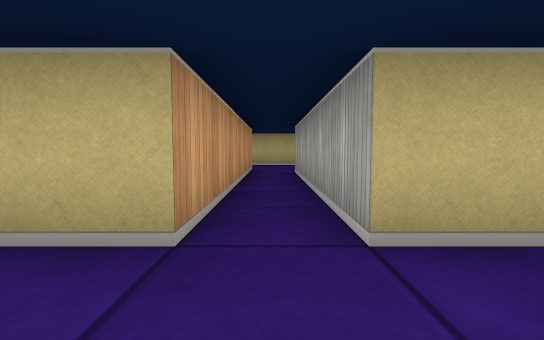
[1] (above)

13 first-person views from a walk through a cub3D ray-caster map. The camera is about half as high as the walls, tilts 4° down and sees 85° across. The floor is counted in squares. Each view is taken from the middle of a square. On the plan, view 1 faces up. The plan holds only what a view shows up to about 9 squares ahead; the rest is blank.

[2]
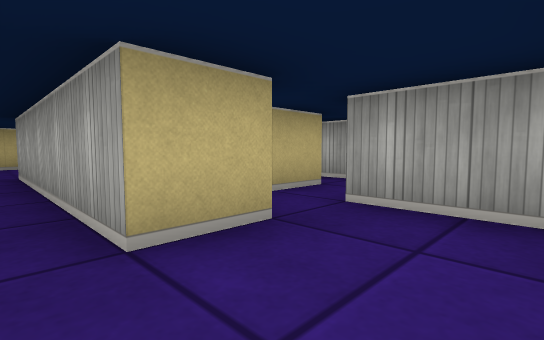

[3]
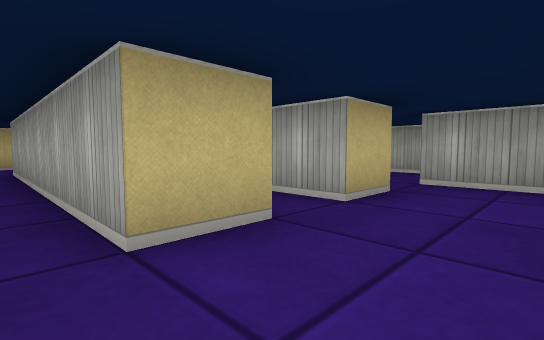

[4]
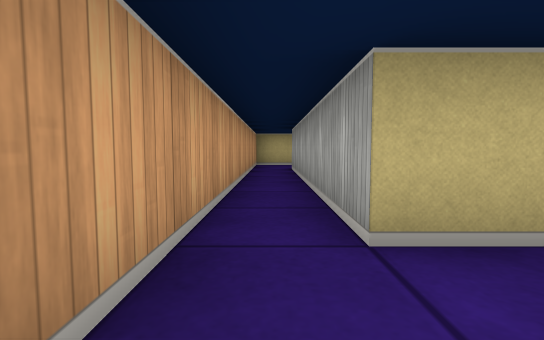

[5]
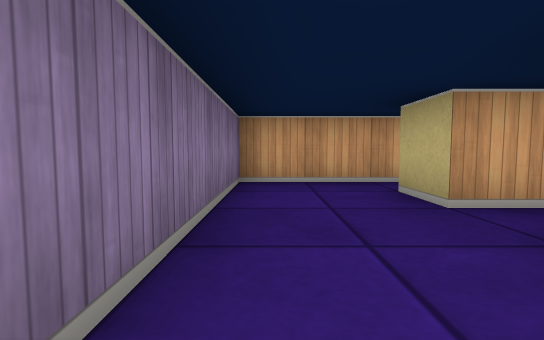

[6]
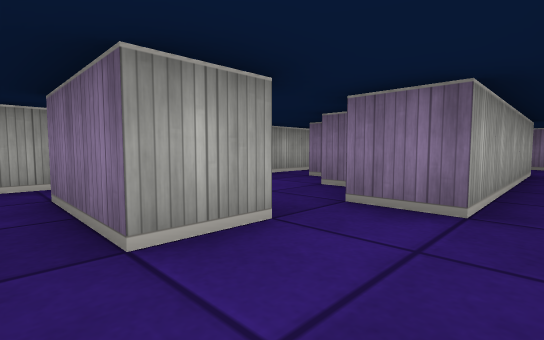

[7]
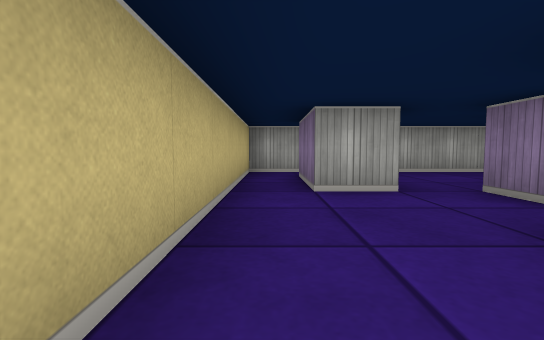

[8]
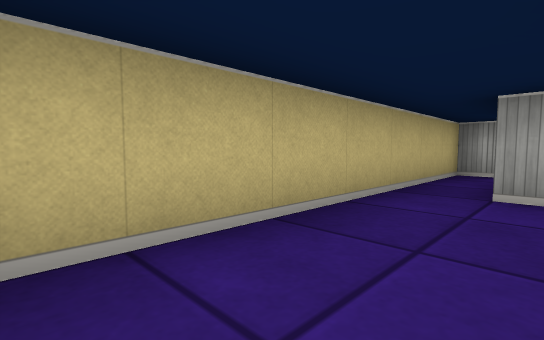

[9]
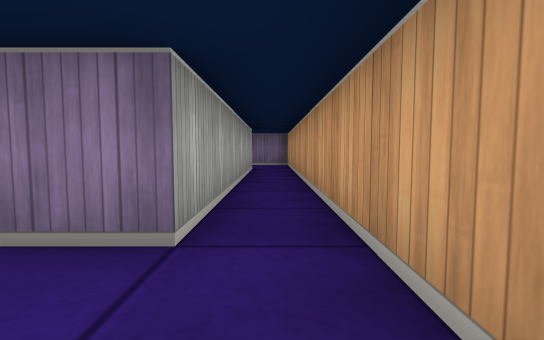

[10]
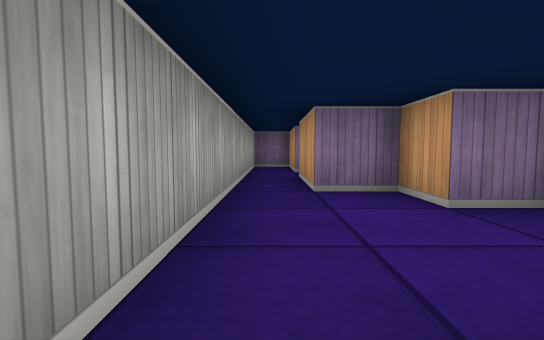

[11]
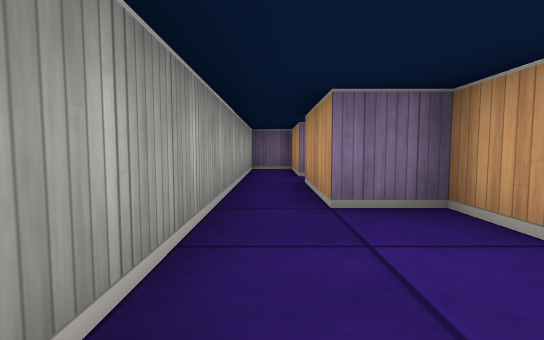

[12]
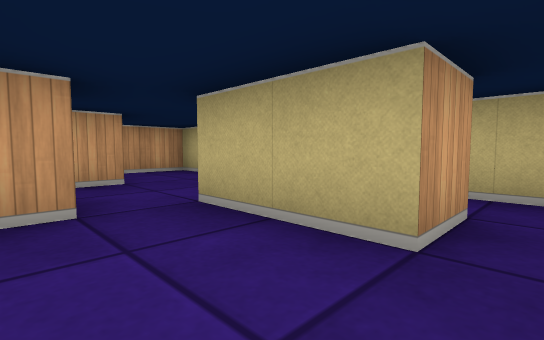

[13]
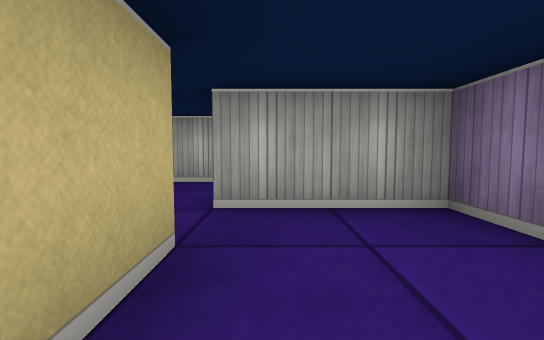

### Floor plan
Ten units are one square. View 1 is at (0, 0); x grows to the right and y downward. Boxes are objects, and circles mark ways between rooms. Rooms are numbered by the first view taken in them; rooms with no view inside come last. Other rooms are left out.
<svg viewBox="-30 -100 80 110">
<path fill="none" stroke="#000" d="M-15 -75 -5 -75 -5 -15 -15 -15M15 -75 15 -85M5 -15 5 -65 15 -65M15 -95 -15 -95M-15 5 5 5M-15 -15 -15 -75M-15 -95 -25 -95 -25 5 -15 5M16 -15 5 -15M5 5 25 5 25 -15M15 -85 35 -85 35 -75M45 -75 45 -95 15 -95M35 -14 35 5 45 5 45 -75M16 -55 25 -55 25 -45 35 -45 35 -25 25 -25M15 -65 15 -60M35 -75 15 -75"/>
<circle cx="-10" cy="-5" r="3" fill="#2a7"/>
<circle cx="-10" cy="-85" r="3" fill="#2a7"/>
<circle cx="10" cy="-5" r="3" fill="#2a7"/>
<circle cx="25" cy="-90" r="3" fill="#2a7"/>
<circle cx="20" cy="-70" r="3" fill="#2a7"/>
<circle cx="30" cy="-20" r="3" fill="#2a7"/>
<circle cx="40" cy="-80" r="3" fill="#2a7"/>
<text x="0" y="-50">1</text>
<text x="-20" y="-50">2</text>
<text x="20" y="-10">3</text>
<text x="30" y="-90">4</text>
<text x="40" y="-40">5</text>
</svg>
Room 1 opens to room 2. Room 1 opens to room 3. Room 1 opens to room 4. Room 1 opens to room 5. Room 3 opens to room 5. Room 4 opens to room 5.

Where each view was taken, in squares from view 1:
view 1: 0 up, 0 right, facing up
view 2: 0 up, 0 right, facing up-right
view 3: 0 up, 2 left, facing up-right
view 4: 0 up, 2 left, facing up
view 5: 0 up, 2 right, facing left
view 6: 9 up, 0 right, facing down-right
view 7: 9 up, 2 left, facing right
view 8: 8 up, 2 left, facing up-right
view 9: 9 up, 2 left, facing down
view 10: 8 up, 4 right, facing down
view 11: 7 up, 4 right, facing down
view 12: 6 up, 4 right, facing up-left
view 13: 1 up, 0 right, facing right
